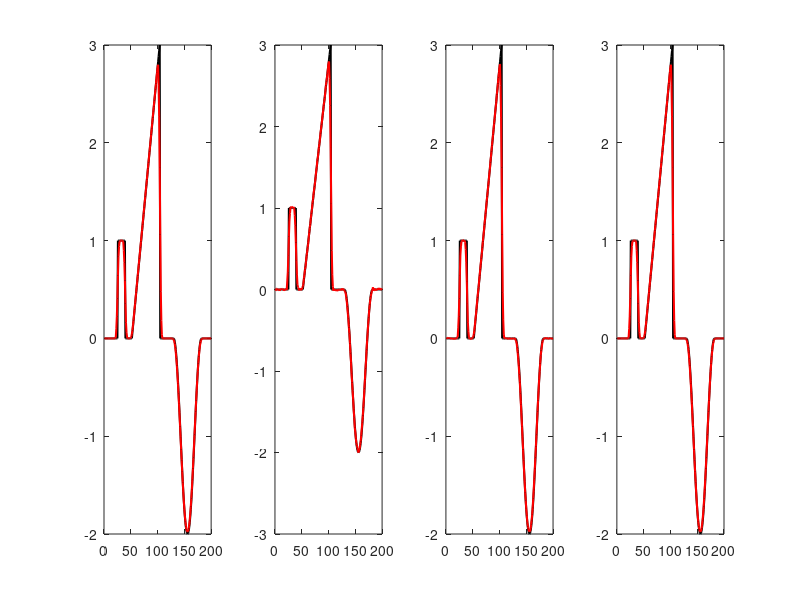
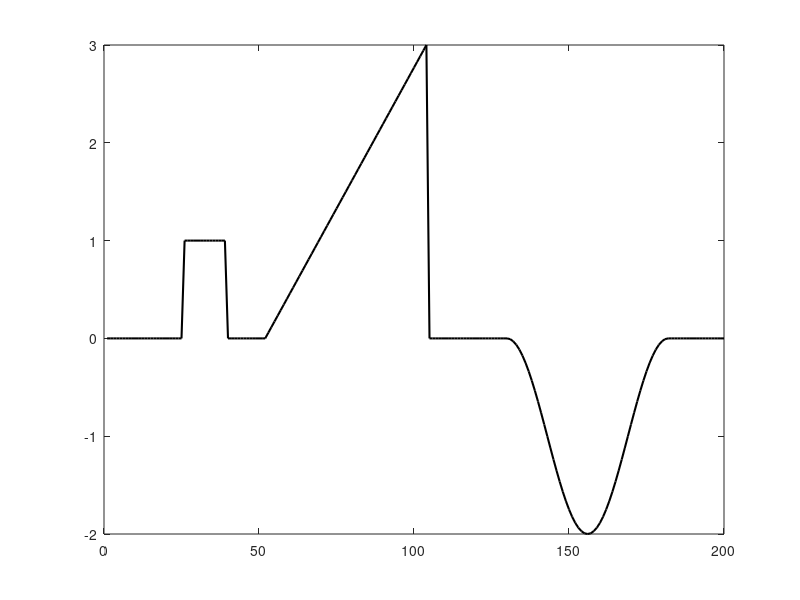
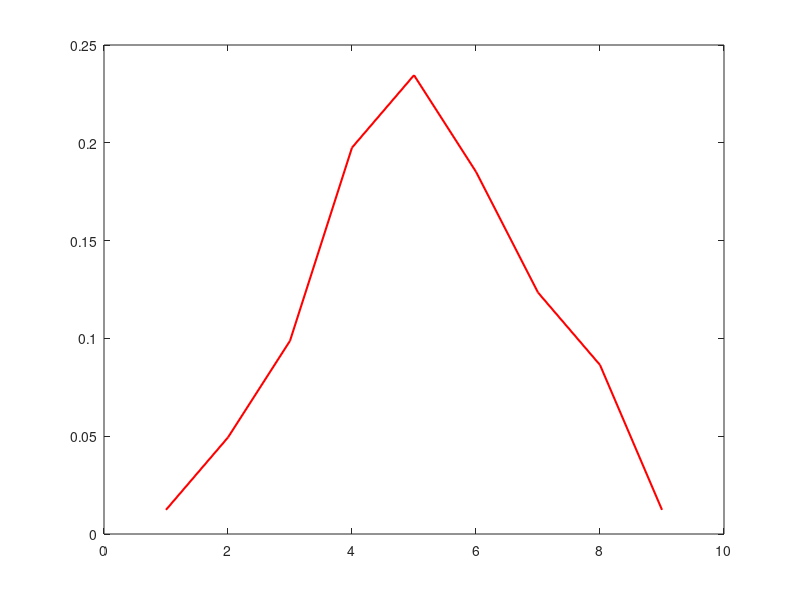

Write the MATLAB code that produced these figures, in order. (Note: this script raises an error after producing the figures.)
close all
clear
clc

% 1 Create the signal
n = 200;
x = linspace(0,n,n).';
f = zeros(n,1);
n0 = round(n/15);
n1 = 2*n0; n2 = 3*n0;
n3 = 4*n0; n4 = 8*n0;
n5 = 10*n0; n6 = 14*n0;
f(n1:n2) = 1;
f(n3:n4) = 3*((n3:n4) - n3)/(n4-n3);
f(n5:n6) = -1-cos((n5:n6)*2*pi/(n6-n5));



%2 Point Spread Function and convolution matrix
PSF = [1 4 8 16 19 15 10 7 1];
PSF = PSF/sum(PSF);
A = convmtx(PSF,n);
nu = (length(PSF)-1)/2;
A = A(:,(nu+1):(nu+n));

figure(111)
clf
plot(f,'k','LineWidth',1.5)

figure(222)
clf
plot(PSF,'r','LineWidth',1.5)




%3 Noisy measurements

m = A*f;
mn1 = m + 0.01*randn(size(m));
mn2 = m + 0.005*randn(size(m));
mn3 = m + 0.0001*randn(size(m));



figure(3)
clf
subplot(141)
plot(f,'k','LineWidth',1.5)
hold on
plot(m,'r','LineWidth',1.5)
subplot(142)
plot(f,'k','LineWidth',1.5)
hold on
plot(mn1,'r','LineWidth',1.5)
subplot(143)
plot(f,'k','LineWidth',1.5)
hold on
plot(mn2,'r','LineWidth',1.5)
subplot(144)
plot(f,'k','LineWidth',1.5)
hold on
plot(mn3,'r','LineWidth',1.5)


% Reconstrcut with L1 regularization
alpha = 1.7;

MAXITER = 800;
L1_rec1 = sparsity_recon(A,eye(n),mn1,alpha,MAXITER);
L1_rec2 = sparsity_recon(A,eye(n),mn2,alpha,MAXITER);
L1_rec3 = sparsity_recon(A,eye(n),mn3,alpha,MAXITER);

L = -eye(n)+diag(ones(1,n-1),1);
L(end,1) = 1;

L1_rec1_d = sparsity_recon(A,L,mn1,alpha,MAXITER);
L1_rec2_d = sparsity_recon(A,L,mn2,alpha,MAXITER);
L1_rec3_d = sparsity_recon(A,L,mn3,alpha,MAXITER);



% Plot the graph

figure(1)
clf
subplot(131)
plot(f,'k','linewidth',1.2)
hold on
plot(mn1,'r','linewidth',1.2)
plot(L1_rec1,'b','linewidth',1.2)
axis square
%axis([1 n -.05 1.1]) 
subplot(132)
plot(f,'k','linewidth',1.2)
hold on
plot(mn2,'r','linewidth',1.2)
plot(L1_rec2,'b','linewidth',1.2)
axis square
set(gca,'yticklabel',{})
%axis([1 n -.05 1.1]) 
subplot(133)
plot(f,'k','linewidth',1.2)
hold on
plot(mn3,'r','linewidth',1.2)
plot(L1_rec3,'b','linewidth',1.2)
axis square
set(gca,'yticklabel',{})
%axis([1 n -.05 1.1]) 


figure(2)
clf
subplot(131)
plot(f,'k','linewidth',1.2)
hold on
plot(mn1,'r','linewidth',1.2)
plot(L1_rec1_d,'b','linewidth',1.2)
axis square
%axis([1 n -.05 1.1]) 
subplot(132)
plot(f,'k','linewidth',1.2)
hold on
plot(mn2,'r','linewidth',1.2)
plot(L1_rec2_d,'b','linewidth',1.2)
axis square
set(gca,'yticklabel',{})
%axis([1 n -.05 1.1]) 
subplot(133)
plot(f,'k','linewidth',1.2)
hold on
plot(mn3,'r','linewidth',1.2)
plot(L1_rec3_d,'b','linewidth',1.2)
axis square
set(gca,'yticklabel',{})
%axis([1 n -.05 1.1]) 

